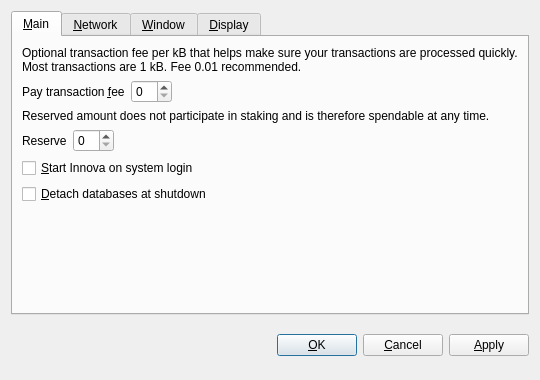
<?xml version="1.0" encoding="UTF-8"?>
<ui version="4.0">
 <class>OptionsDialog</class>
 <widget class="QDialog" name="OptionsDialog">
  <property name="geometry">
   <rect>
    <x>0</x>
    <y>0</y>
    <width>540</width>
    <height>380</height>
   </rect>
  </property>
  <property name="windowTitle">
   <string>Options</string>
  </property>
  <property name="modal">
   <bool>true</bool>
  </property>
  <layout class="QVBoxLayout" name="verticalLayout">
   <item>
    <widget class="QTabWidget" name="tabWidget">
     <property name="tabPosition">
      <enum>QTabWidget::North</enum>
     </property>
     <property name="currentIndex">
      <number>0</number>
     </property>
     <widget class="QWidget" name="tabMain">
      <attribute name="title">
       <string>&amp;Main</string>
      </attribute>
      <layout class="QVBoxLayout" name="verticalLayout_Main">
       <item>
        <widget class="QLabel" name="transactionFeeInfoLabel">
         <property name="text">
          <string>Optional transaction fee per kB that helps make sure your transactions are processed quickly. Most transactions are 1 kB. Fee 0.01 recommended.</string>
         </property>
         <property name="textFormat">
          <enum>Qt::PlainText</enum>
         </property>
         <property name="wordWrap">
          <bool>true</bool>
         </property>
        </widget>
       </item>
       <item>
        <layout class="QHBoxLayout" name="horizontalLayoutFee">
         <item>
          <widget class="QLabel" name="transactionFeeLabel">
           <property name="text">
            <string>Pay transaction &amp;fee</string>
           </property>
           <property name="textFormat">
            <enum>Qt::PlainText</enum>
           </property>
           <property name="buddy">
            <cstring>transactionFee</cstring>
           </property>
          </widget>
         </item>
         <item>
          <widget class="BitcoinAmountField" name="transactionFee"/>
         </item>
         <item>
          <spacer name="horizontalSpacerFee">
           <property name="orientation">
            <enum>Qt::Horizontal</enum>
           </property>
           <property name="sizeHint" stdset="0">
            <size>
             <width>40</width>
             <height>20</height>
            </size>
           </property>
          </spacer>
         </item>
        </layout>
       </item>
       <item>
        <widget class="QLabel" name="reserveBalanceInfoLabel">
         <property name="text">
          <string>Reserved amount does not participate in staking and is therefore spendable at any time.</string>
         </property>
         <property name="textFormat">
          <enum>Qt::PlainText</enum>
         </property>
         <property name="wordWrap">
          <bool>true</bool>
         </property>
        </widget>
       </item>
       <item>
        <layout class="QHBoxLayout" name="horizontalLayoutReserveBalance">
         <item>
          <widget class="QLabel" name="reserveBalanceLabel">
           <property name="text">
            <string>Reserve</string>
           </property>
           <property name="textFormat">
            <enum>Qt::PlainText</enum>
           </property>
           <property name="buddy">
            <cstring>reserveBalance</cstring>
           </property>
          </widget>
         </item>
         <item>
          <widget class="BitcoinAmountField" name="reserveBalance"/>
         </item>
         <item>
          <spacer name="horizontalSpacerReserveBalance">
           <property name="orientation">
            <enum>Qt::Horizontal</enum>
           </property>
           <property name="sizeHint" stdset="0">
            <size>
             <width>40</width>
             <height>20</height>
            </size>
           </property>
          </spacer>
         </item>
        </layout>
       </item>
       <item>
        <widget class="QCheckBox" name="bitcoinAtStartup">
         <property name="toolTip">
          <string>Automatically start Innova after logging in to the system.</string>
         </property>
         <property name="text">
          <string>&amp;Start Innova on system login</string>
         </property>
        </widget>
       </item>
       <item>
        <widget class="QCheckBox" name="detachDatabases">
         <property name="toolTip">
          <string>Detach block and address databases at shutdown. This means they can be moved to another data directory, but it slows down shutdown. The wallet is always detached.</string>
         </property>
         <property name="text">
          <string>&amp;Detach databases at shutdown</string>
         </property>
        </widget>
       </item>
       <item>
        <layout class="QHBoxLayout" name="horizontalLayout_2"/>
       </item>
       <item>
        <spacer name="verticalSpacer_Main">
         <property name="orientation">
          <enum>Qt::Vertical</enum>
         </property>
         <property name="sizeHint" stdset="0">
          <size>
           <width>20</width>
           <height>40</height>
          </size>
         </property>
        </spacer>
       </item>
      </layout>
     </widget>
     <widget class="QWidget" name="tabNetwork">
      <attribute name="title">
       <string>&amp;Network</string>
      </attribute>
      <layout class="QVBoxLayout" name="verticalLayout_Network">
       <item>
        <widget class="QCheckBox" name="mapPortUpnp">
         <property name="toolTip">
          <string>Automatically open the Innova client port on the router. This only works when your router supports UPnP and it is enabled.</string>
         </property>
         <property name="text">
          <string>Map port using &amp;UPnP</string>
         </property>
        </widget>
       </item>
       <item>
        <widget class="QCheckBox" name="connectSocks">
         <property name="toolTip">
          <string>Connect to the Innova network through a SOCKS proxy (e.g. when connecting through Tor).</string>
         </property>
         <property name="text">
          <string>&amp;Connect through SOCKS proxy:</string>
         </property>
        </widget>
       </item>
       <item>
        <layout class="QHBoxLayout" name="horizontalLayout_Network">
         <item>
          <widget class="QLabel" name="proxyIpLabel">
           <property name="text">
            <string>Proxy &amp;IP:</string>
           </property>
           <property name="textFormat">
            <enum>Qt::PlainText</enum>
           </property>
           <property name="buddy">
            <cstring>proxyIp</cstring>
           </property>
          </widget>
         </item>
         <item>
          <widget class="QValidatedLineEdit" name="proxyIp">
           <property name="maximumSize">
            <size>
             <width>140</width>
             <height>16777215</height>
            </size>
           </property>
           <property name="toolTip">
            <string>IP address of the proxy (e.g. 127.0.0.1)</string>
           </property>
          </widget>
         </item>
         <item>
          <widget class="QLabel" name="proxyPortLabel">
           <property name="text">
            <string>&amp;Port:</string>
           </property>
           <property name="textFormat">
            <enum>Qt::PlainText</enum>
           </property>
           <property name="buddy">
            <cstring>proxyPort</cstring>
           </property>
          </widget>
         </item>
         <item>
          <widget class="QLineEdit" name="proxyPort">
           <property name="maximumSize">
            <size>
             <width>55</width>
             <height>16777215</height>
            </size>
           </property>
           <property name="toolTip">
            <string>Port of the proxy (e.g. 9050)</string>
           </property>
          </widget>
         </item>
         <item>
          <widget class="QLabel" name="socksVersionLabel">
           <property name="text">
            <string>SOCKS &amp;Version:</string>
           </property>
           <property name="textFormat">
            <enum>Qt::PlainText</enum>
           </property>
           <property name="buddy">
            <cstring>socksVersion</cstring>
           </property>
          </widget>
         </item>
         <item>
          <widget class="QValueComboBox" name="socksVersion">
           <property name="toolTip">
            <string>SOCKS version of the proxy (e.g. 5)</string>
           </property>
          </widget>
         </item>
         <item>
          <spacer name="horizontalSpacer_Network">
           <property name="orientation">
            <enum>Qt::Horizontal</enum>
           </property>
           <property name="sizeHint" stdset="0">
            <size>
             <width>40</width>
             <height>20</height>
            </size>
           </property>
          </spacer>
         </item>
        </layout>
       </item>
       <item>
        <spacer name="verticalSpacer_Network">
         <property name="orientation">
          <enum>Qt::Vertical</enum>
         </property>
         <property name="sizeHint" stdset="0">
          <size>
           <width>20</width>
           <height>40</height>
          </size>
         </property>
        </spacer>
       </item>
      </layout>
     </widget>
     <widget class="QWidget" name="tabWindow">
      <attribute name="title">
       <string>&amp;Window</string>
      </attribute>
      <layout class="QVBoxLayout" name="verticalLayout_Window">
       <item>
        <widget class="QCheckBox" name="minimizeToTray">
         <property name="toolTip">
          <string>Show only a tray icon after minimizing the window.</string>
         </property>
         <property name="text">
          <string>&amp;Minimize to the tray instead of the taskbar</string>
         </property>
        </widget>
       </item>
       <item>
        <widget class="QCheckBox" name="minimizeOnClose">
         <property name="toolTip">
          <string>Minimize instead of exit the application when the window is closed. When this option is enabled, the application will be closed only after selecting Quit in the menu.</string>
         </property>
         <property name="text">
          <string>M&amp;inimize on close</string>
         </property>
        </widget>
       </item>
       <item>
        <spacer name="verticalSpacer_Window">
         <property name="orientation">
          <enum>Qt::Vertical</enum>
         </property>
         <property name="sizeHint" stdset="0">
          <size>
           <width>20</width>
           <height>40</height>
          </size>
         </property>
        </spacer>
       </item>
      </layout>
     </widget>
     <widget class="QWidget" name="tabDisplay">
      <attribute name="title">
       <string>&amp;Display</string>
      </attribute>
      <layout class="QVBoxLayout" name="verticalLayout_Display">
       <item>
        <layout class="QHBoxLayout" name="horizontalLayout_1_Display">
         <item>
          <widget class="QLabel" name="langLabel">
           <property name="text">
            <string>User Interface &amp;language:</string>
           </property>
           <property name="textFormat">
            <enum>Qt::PlainText</enum>
           </property>
           <property name="buddy">
            <cstring>lang</cstring>
           </property>
          </widget>
         </item>
         <item>
          <widget class="QValueComboBox" name="lang">
           <property name="toolTip">
            <string>The user interface language can be set here. This setting will take effect after restarting Innova.</string>
           </property>
          </widget>
         </item>
        </layout>
       </item>
       <item>
        <layout class="QHBoxLayout" name="horizontalLayout_2_Display">
         <item>
          <widget class="QLabel" name="unitLabel">
           <property name="text">
            <string>&amp;Unit to show amounts in:</string>
           </property>
           <property name="textFormat">
            <enum>Qt::PlainText</enum>
           </property>
           <property name="buddy">
            <cstring>unit</cstring>
           </property>
          </widget>
         </item>
         <item>
          <widget class="QValueComboBox" name="unit">
           <property name="toolTip">
            <string>Choose the default subdivision unit to show in the interface and when sending coins.</string>
           </property>
          </widget>
         </item>
        </layout>
       </item>
       <item>
        <widget class="QCheckBox" name="displayAddresses">
         <property name="toolTip">
          <string>Whether to show Innova addresses in the transaction list or not.</string>
         </property>
         <property name="text">
          <string>&amp;Display addresses in transaction list</string>
         </property>
        </widget>
       </item>
       <item>
        <widget class="QCheckBox" name="coinControlFeatures">
         <property name="toolTip">
          <string>Whether to show coin control features or not.</string>
         </property>
         <property name="text">
          <string>Display coin &amp;control features (experts only!)</string>
         </property>
        </widget>
       </item>
       <item>
        <spacer name="verticalSpacer_Display">
         <property name="orientation">
          <enum>Qt::Vertical</enum>
         </property>
         <property name="sizeHint" stdset="0">
          <size>
           <width>20</width>
           <height>40</height>
          </size>
         </property>
        </spacer>
       </item>
      </layout>
     </widget>
    </widget>
   </item>
   <item>
    <layout class="QHBoxLayout" name="horizontalLayout_Buttons">
     <item>
      <spacer name="horizontalSpacer_1">
       <property name="orientation">
        <enum>Qt::Horizontal</enum>
       </property>
       <property name="sizeHint" stdset="0">
        <size>
         <width>40</width>
         <height>48</height>
        </size>
       </property>
      </spacer>
     </item>
     <item>
      <widget class="QLabel" name="statusLabel">
       <property name="font">
        <font>
         <weight>75</weight>
         <bold>true</bold>
        </font>
       </property>
       <property name="text">
        <string/>
       </property>
       <property name="textFormat">
        <enum>Qt::PlainText</enum>
       </property>
       <property name="wordWrap">
        <bool>true</bool>
       </property>
      </widget>
     </item>
     <item>
      <spacer name="horizontalSpacer_2">
       <property name="orientation">
        <enum>Qt::Horizontal</enum>
       </property>
       <property name="sizeHint" stdset="0">
        <size>
         <width>40</width>
         <height>48</height>
        </size>
       </property>
      </spacer>
     </item>
     <item>
      <widget class="QPushButton" name="okButton">
       <property name="text">
        <string>&amp;OK</string>
       </property>
      </widget>
     </item>
     <item>
      <widget class="QPushButton" name="cancelButton">
       <property name="text">
        <string>&amp;Cancel</string>
       </property>
       <property name="autoDefault">
        <bool>false</bool>
       </property>
      </widget>
     </item>
     <item>
      <widget class="QPushButton" name="applyButton">
       <property name="text">
        <string>&amp;Apply</string>
       </property>
       <property name="autoDefault">
        <bool>false</bool>
       </property>
      </widget>
     </item>
    </layout>
   </item>
  </layout>
 </widget>
 <customwidgets>
  <customwidget>
   <class>BitcoinAmountField</class>
   <extends>QSpinBox</extends>
   <header>bitcoinamountfield.h</header>
  </customwidget>
  <customwidget>
   <class>QValueComboBox</class>
   <extends>QComboBox</extends>
   <header>qvaluecombobox.h</header>
  </customwidget>
  <customwidget>
   <class>QValidatedLineEdit</class>
   <extends>QLineEdit</extends>
   <header>qvalidatedlineedit.h</header>
  </customwidget>
 </customwidgets>
 <resources/>
 <connections/>
</ui>
